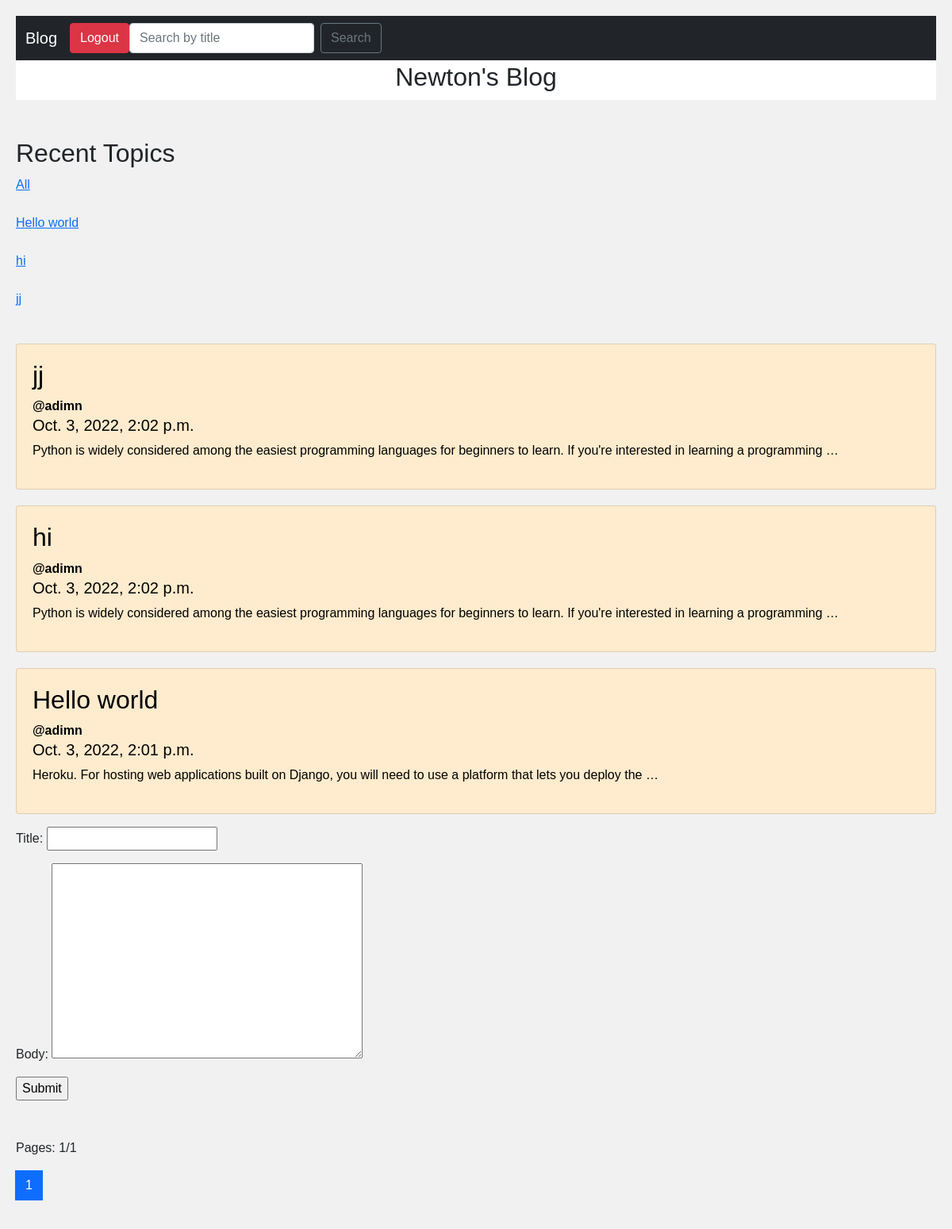
Page /blog/ (signed in) on the committed database.
### myapp/models.py (models this page shows, shortened)
class Blog(models.Model):
	user = models.ForeignKey(User, on_delete=models.CASCADE, null=True, blank=True)
	title = models.CharField(max_length=200, null=True, blank=True)
	body = models.TextField(null=True, blank=True)
	date_created = models.DateTimeField(default=datetime.now, blank=True)

### myapp/views.py (the view)
# urls.py: path('blog/', views.blog, name='blog'),
@login_required(login_url='/login/')
def blog(request):
	blog_post = Blog.objects.all()
	page = Paginator(blog_post,3)
	page_list = request.GET.get('page')
	page = page.get_page(page_list)
	post_blog = BlogForm()
	if request.method == 'POST':
		post_blog = BlogForm(request .POST)
		if post_blog.is_valid():
			post_blog.save()
	return render(request, 'blog.html',{'blog_post':blog_post,'page':page, 'post_blog':post_blog})

### myapp/form.py
class BlogForm(forms.ModelForm):
    class Meta:
        model = Blog
        fields = ['title','body']

### Template/blog.html (shortened to what this page needs)
<!DOCTYPE html>
<html>
<head>
<link href="https://cdn.jsdelivr.net/npm/bootstrap@5.0.2/dist/css/bootstrap.min.css" rel="stylesheet">
</head>
<body>
<nav class="navbar navbar-expand-lg navbar-light bg-dark">
  <div class="container-fluid">
    <a class="navbar-brand" id="text" href="{% url 'blog' %}">Blog</a>
    <form class="POST" action="/logout/">
      <input type="submit" class="btn btn-danger" value="Logout">
    </form>
    <div class="collapse navbar-collapse" id="navbarSupportedContent">
      <form class="d-flex" method="GET" action="{% url 'home' %}">
        <input class="form-control me-2" type="search" placeholder="Search by title" aria-label="Search" name="q">
        <button class="btn btn-outline-secondary" type="submit">Search</button>
      </form>
    </div>
  </div>
</nav>
<div class="header">
  <h2>Newton's Blog</h2>
</div>
  <br><br>
 <div>
   <h2>Recent Topics</h2>
   <a href="{% url 'blog' %}">All</a><br><br>
   {% for topic in page %}
    <a href="{% url 'blog' %}?q={{topic.title}}">{{topic.title}}</a><br><br>
    {% endfor %}
 </div>
<div class="row">
  <div class="leftcolumn">
    {% for blog in page.object_list reversed %}
    <div class="card">
      <a style="text-decoration: none; color: black;" href="/post/{{blog.id}}">
        <h2>{{blog.title}}</h2>
        <strong>@{{blog.user}}</strong>
        <h5>{{blog.date_created}}</h5>
        <p>{{blog.body|truncatewords:20}}</p>
      </a>
    </div>
    {% endfor %}
    <form method="POST">
      <p>{{post_blog.as_p}}</p>
    <input type="submit" value="Submit">
  </form>
  <br><br>
  <p>Pages: {{page.number}}/{{page.paginator.num_pages}}</p>
  <nav aria-label="...">
  <ul class="pagination">
    {% for num_page in page.paginator.page_range %}
    {% if page.number == num_page %}
    <li class="page-item active"><a class="page-link" href="{% url 'blog' %}?page={{ num_page }}">{{num_page}}</a></li>
    {% else %}
    <li class="page-item"><a class="page-link" href="{% url 'blog' %}?page={{ num_page }}">{{num_page}}</a></li>
    {% endif %}
    {% endfor %}
  </ul>
</nav>
  </div>
</div>
</body>
</html>

### Template/blog.html (style rules this page uses)
* { box-sizing: border-box; }
body { font-family: Arial; padding: 20px; background: #f1f1f1; }
.header { padding: 2px; font-size: 40px; text-align: center; background: white; }
.leftcolumn { float: left; width: 100%; }
.card { background-color: blanchedalmond; padding: 20px; margin-top: 20px; c }
#text { color: white; }
.row:after { content: ""; display: table; clear: both; }

### rows in the picture
Blog: title "Hello world", user "adimn", date_created "Oct. 3, 2022, 2:01 p.m.", body "Heroku. For hosting web applications built on Django, you will need to use a platform that lets you deploy the …"
Blog: title "hi", user "adimn", date_created "Oct. 3, 2022, 2:02 p.m.", body "Python is widely considered among the easiest programming languages for beginners to learn. If you're interested in learning a programming …"
Blog: title "jj", user "adimn", date_created "Oct. 3, 2022, 2:02 p.m.", body "Python is widely considered among the easiest programming languages for beginners to learn. If you're interested in learning a programming …"

### other values in the picture
{{ page.number }} "1"
{{ page.paginator.num_pages }} "1"
{{ num_page }} "1"
